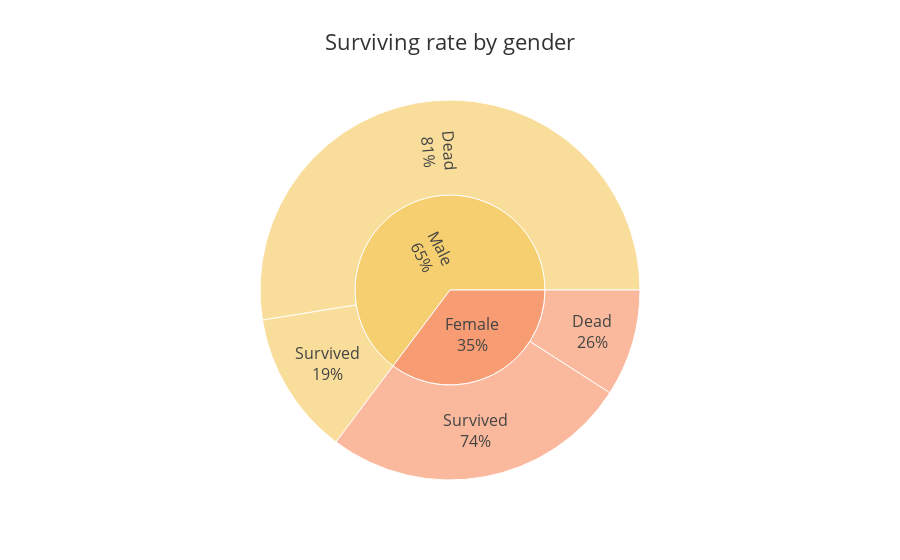

Notebook code for this chart:
### Code cell
fig = px.sunburst(data_frame=train, 
                  path=['Sex', 'Survived'],
                  color='Sex',
                  color_discrete_map={'Male': 'rgb(246,207,113)',
                                      'Female': 'rgb(248,156,116)'},
                  maxdepth=-1,
                  branchvalues='total',
                  hover_name='Sex',
                  hover_data={'Sex':False},
                  title='Surviving rate by gender',
                  template='ggplot2'
                 )
fig.update_traces(textinfo='label + percent parent')
fig.update_layout(font=dict(size=16))
fig.show()

### Figure 1 — Plotly figure (JSON) as saved in the notebook; plotly's stock layout.template omitted (floating-point values rounded to 4 significant figures)
{"data": [{"branchvalues": "total", "customdata": [["Male"], ["Female"], ["Male"], ["Female"], ["Female"], ["Male"]], "domain": {"x": [0, 1], "y": [0, 1]}, "hovertemplate": "<b>%{hovertext}</b><br><br>labels=%{label}<br>count=%{value}<br>parent=%{parent}<br>id=%{id}<extra></extra>", "hovertext": ["Male", "Female", "Male", "Female", "Female", "Male"], "ids": ["Male/Dead", "Female/Survived", "Male/Survived", "Female/Dead", "Female", "Male"], "labels": ["Dead", "Survived", "Survived", "Dead", "Female", "Male"], "marker": {"colors": ["rgb(246,207,113)", "rgb(248,156,116)", "rgb(246,207,113)", "rgb(248,156,116)", "rgb(248,156,116)", "rgb(246,207,113)"]}, "maxdepth": -1, "name": "", "parents": ["Male", "Female", "Male", "Female", "", ""], "textinfo": "label+percent parent", "type": "sunburst", "values": [468, 233, 109, 81, 314, 577]}], "layout": {"font": {"size": 16}, "legend": {"tracegroupgap": 0}, "title": {"text": "Surviving rate by gender"}}}
